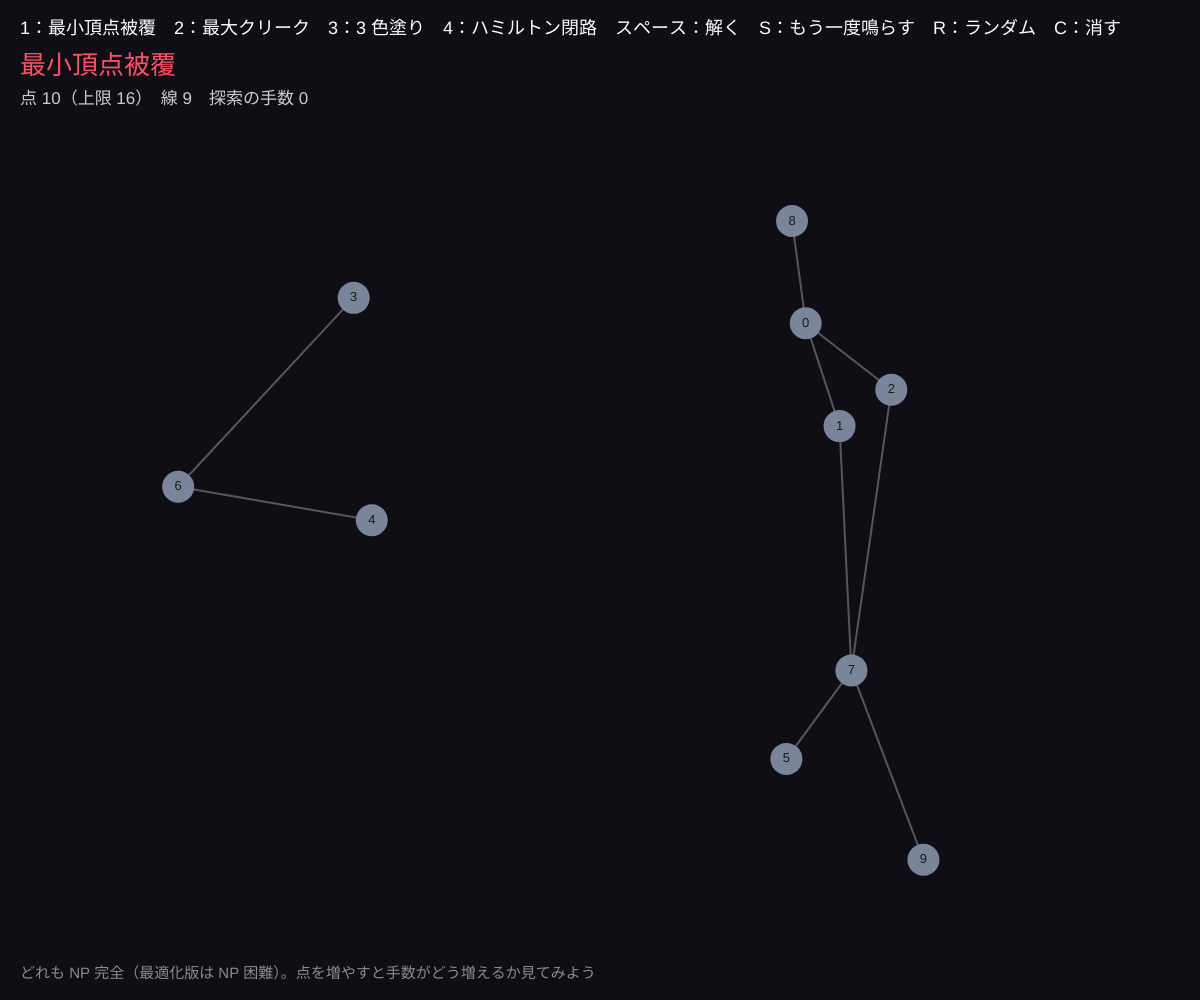
Frame 1 (no input)
Frame 60 (no input): identical to frame 1, image omitted
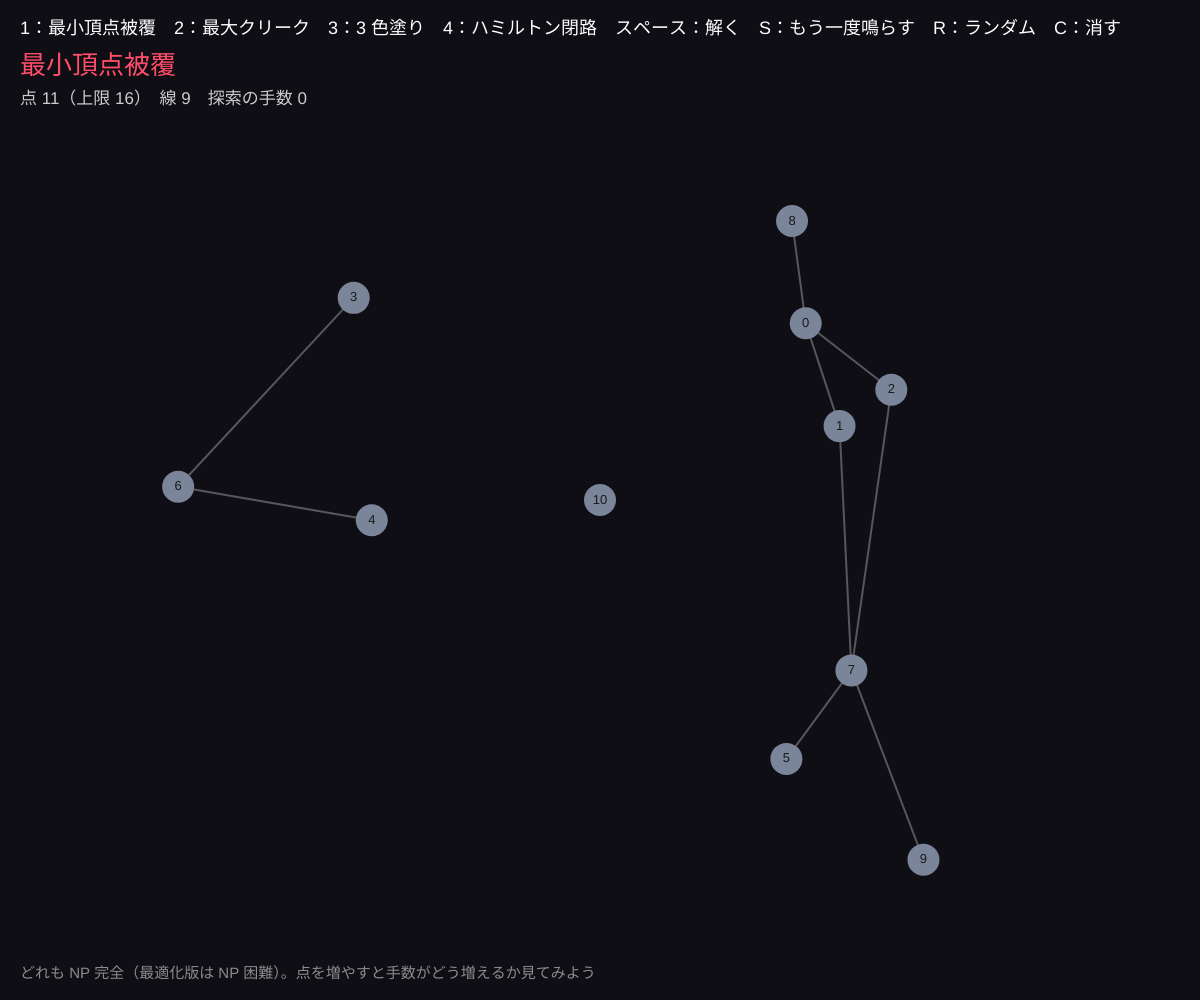
Frame 120 (the mouse pressed at the canvas centre since frame 60)

The p5.js sketch that drew these frames (run headless with seeded random() and noise() and a simulated clock; from frame 60 on, the mouse is pressed at the canvas centre):

// p5.js sketch
// ── sketch.js
// ============================================
// 13 NP 完全の遊び場（自由制作のベース）
// グラフを描いて、4 つの NP 完全問題をその場で解かせる。答えが見つかると、選ばれた点が順に音を奏でる
// 1：最小頂点被覆　2：最大クリーク　3：3 色塗り分け（グラフ彩色）　4：ハミルトン閉路
// 何もない所をクリック：点（クリックで音）/ 点から点へドラッグ：線 / スペース：解く / R：ランダム / C：消す / S：答えをもう一度鳴らす
// ★ 色・音階・問題を変えて、自分の「解ける絵」をつくろう
// ============================================

let nodes = [], edges = [];
let problem = 1;
let solver = null, answer = null, steps = 0, status = '';
let MAX_N = 16;                          // ★ 点の上限（大きいと解くのに時間がかかる）
let STEPS_PER_FRAME = 3000;              // ★ 1 フレームに進める探索の手数
let tones = [0, 2, 4, 7, 9, 12, 14, 16]; // ★ 音階
let palette = [350, 45, 190, 120];       // ★ 色相（3 色塗りの 3 色＋α）
let dragFrom = -1;

function setup() {
  createCanvas(windowWidth, windowHeight);
  colorMode(HSB, 360, 100, 100, 100);
  randomGraph();
}
function randomGraph() {
  nodes = []; edges = [];
  for (let i = 0; i < 10; i++) nodes.push({ x: random(120, width - 120), y: random(170, height - 90) });
  for (let i = 0; i < 10; i++) for (let j = i + 1; j < 10; j++)
    if (dist(nodes[i].x, nodes[i].y, nodes[j].x, nodes[j].y) < min(width, height) * 0.35 && random() < 0.55) edges.push([i, j]);
  clearAnswer();
}
function clearAnswer() { solver = null; answer = null; steps = 0; status = ''; }
function adj(a, b) { return edges.some(([p, q]) => (p === a && q === b) || (p === b && q === a)); }
function nb(v) { return edges.filter((e) => e.includes(v)).map(([p, q]) => (p === v ? q : p)); }

// ---------- 解く（ジェネレータで少しずつ）----------
function* subsetSearch(test, wantMin) { // 部分集合を小さい順（または大きい順）に
  let n = nodes.length;
  let order = [];
  for (let m = 0; m < 1 << n; m++) order.push(m);
  let pc = (m) => { let c = 0; while (m) { c += m & 1; m >>= 1; } return c; };
  order.sort((a, b) => (wantMin ? pc(a) - pc(b) : pc(b) - pc(a)));
  for (let m of order) { steps++; if (steps % 64 === 0) yield; let S = []; for (let i = 0; i < n; i++) if ((m >> i) & 1) S.push(i); if (test(S)) return S; }
  return null;
}
function* coloring() {
  let n = nodes.length, col = new Array(n).fill(-1);
  function* go(v) {
    if (v === n) return true;
    for (let c = 0; c < 3; c++) {
      steps++; if (steps % 32 === 0) yield;
      if (nb(v).every((u) => col[u] !== c)) { col[v] = c; if (yield* go(v + 1)) return true; col[v] = -1; }
    }
    return false;
  }
  return (yield* go(0)) ? col : null;
}
function* hamilton() {
  let n = nodes.length, path = [0], used = new Array(n).fill(false); used[0] = true;
  function* go() {
    steps++; if (steps % 32 === 0) yield;
    if (path.length === n) return adj(path[n - 1], 0);
    for (let u of nb(path[path.length - 1])) if (!used[u]) {
      used[u] = true; path.push(u);
      if (yield* go()) return true;
      used[u] = false; path.pop();
    }
    return false;
  }
  return n >= 3 && (yield* go()) ? path.slice() : null;
}
function startSolve() {
  clearAnswer();
  if (nodes.length === 0) return;
  if (problem === 1) solver = subsetSearch((S) => edges.every(([a, b]) => S.includes(a) || S.includes(b)), true);
  if (problem === 2) solver = subsetSearch((S) => S.every((a, i) => S.every((b, j) => j <= i || adj(a, b))), false);
  if (problem === 3) solver = coloring();
  if (problem === 4) solver = hamilton();
  status = '探索中…';
}

function draw() {
  background(240, 30, 8);
  if (solver) {
    let t0 = steps;
    while (steps - t0 < STEPS_PER_FRAME) {
      let r = solver.next();
      if (r.done) { answer = r.value; solver = null; status = answer ? '見つかった！' : '答えなし'; playAnswer(); break; }
    }
  }
  // 線
  for (let [a, b] of edges) {
    let hot = false;
    if (answer && problem === 2) hot = answer.includes(a) && answer.includes(b);
    if (answer && problem === 4) { let i = answer.indexOf(a), j = answer.indexOf(b); hot = abs(i - j) === 1 || abs(i - j) === answer.length - 1; }
    stroke(hot ? color(palette[1], 80, 100) : color(0, 0, 100, 30)); strokeWeight(hot ? 5 : 2);
    line(nodes[a].x, nodes[a].y, nodes[b].x, nodes[b].y);
  }
  if (dragFrom >= 0) { stroke(0, 0, 100); strokeWeight(2); line(nodes[dragFrom].x, nodes[dragFrom].y, mouseX, mouseY); }
  // 点
  nodes.forEach((p, i) => {
    let hue = 220, s = 20, on = false;
    if (answer && problem === 3) { hue = palette[answer[i]]; s = 75; on = true; }
    else if (answer && (problem === 1 || problem === 2) && answer.includes(i)) { hue = palette[problem === 1 ? 0 : 1]; s = 80; on = true; }
    else if (answer && problem === 4) { hue = palette[2]; s = 70; on = true; }
    let pulse = p.flash ? p.flash : 0;
    noStroke(); fill(hue, s, on ? 100 : 60);
    circle(p.x, p.y, 32 + pulse * 30);
    p.flash = max(0, pulse - 0.05);
    fill(0, 0, 10); textAlign(CENTER, CENTER); textSize(13);
    text(problem === 4 && answer ? answer.indexOf(i) + 1 : i, p.x, p.y);
  });

  noStroke(); textAlign(LEFT, BASELINE); fill(0, 0, 100); textSize(18);
  text('1：最小頂点被覆　2：最大クリーク　3：3 色塗り　4：ハミルトン閉路　スペース：解く　S：もう一度鳴らす　R：ランダム　C：消す', 20, 34);
  let names = ['', '最小頂点被覆', '最大クリーク', '3 色で塗り分け', 'ハミルトン閉路'];
  fill(palette[problem - 1], 70, 100); textSize(26);
  text(names[problem] + (status ? '　' + status : ''), 20, 74);
  fill(0, 0, 80); textSize(17);
  let extra = answer ? (problem <= 2 ? '　' + answer.length + ' 点' : '') : '';
  text('点 ' + nodes.length + '（上限 ' + MAX_N + '）　線 ' + edges.length + '　探索の手数 ' + steps.toLocaleString() + extra, 20, 104);
  fill(0, 0, 55); textSize(15);
  text('どれも NP 完全（最適化版は NP 困難）。点を増やすと手数がどう増えるか見てみよう', 20, height - 22);
}

function playAnswer() {
  startAudio();
  if (!audioCtx || !answer) { if (audioCtx && !answer) playNote(noteToFreq(40), 0.25, 0.6, 'sawtooth'); return; }
  let seq = problem === 3 ? answer.map((c, i) => i) : answer;
  seq.forEach((v, k) => {
    let p = nodes[v];
    let deg = floor(map(p.y, height, 0, 0, tones.length - 0.01, true));
    let midi = 57 + tones[deg] + (problem === 3 ? answer[v] * 4 : 0);
    let t = audioCtx.currentTime + k * 0.16;
    playNote(noteToFreq(midi), 0.25, 0.4, ['triangle', 'sine', 'triangle', 'sine'][problem - 1], t);
    setTimeout(() => (p.flash = 1), k * 160);
  });
}

function hit(x, y) { for (let i = 0; i < nodes.length; i++) if (dist(x, y, nodes[i].x, nodes[i].y) < 20) return i; return -1; }
function mousePressed() {
  startAudio();
  if (mouseY < 120) return;
  dragFrom = hit(mouseX, mouseY);
  if (dragFrom >= 0) { nodes[dragFrom].flash = 1; playNote(noteToFreq(57 + tones[floor(map(mouseY, height, 0, 0, tones.length - 0.01, true))]), 0.2, 0.3); }
  else if (nodes.length < MAX_N) { nodes.push({ x: mouseX, y: mouseY }); clearAnswer(); }
}
function mouseReleased() {
  if (dragFrom >= 0) {
    let to = hit(mouseX, mouseY);
    if (to >= 0 && to !== dragFrom && !adj(dragFrom, to)) { edges.push([dragFrom, to]); clearAnswer(); }
  }
  dragFrom = -1;
}
function keyPressed() {
  startAudio();
  if (key >= '1' && key <= '4') { problem = int(key); clearAnswer(); }
  if (key === ' ') startSolve();
  if (key === 's' || key === 'S') playAnswer();
  if (key === 'r' || key === 'R') randomGraph();
  if (key === 'c' || key === 'C') { nodes = []; edges = []; clearAnswer(); }
}
function windowResized() { resizeCanvas(windowWidth, windowHeight); }

// ---------- 自由制作のヒント ----------
// 1. 星座や顔を描いて、ハミルトン閉路で「一筆書きの曲」をつくる
// 2. 3 色塗りの色ごとに楽器（type）を変えて、3 パートの曲に
// 3. 問題を 1 つ足してみよう（例：最大独立集合 = 補グラフのクリーク、彩色を 4 色に）


// ==================================================
// ここから下は「音を鳴らすための道具」です
// ==================================================
let audioCtx, masterOut;
function startAudio() {
  if (!audioCtx) { audioCtx = new AudioContext(); masterOut = audioCtx.createDynamicsCompressor(); masterOut.connect(audioCtx.destination); }
  audioCtx.resume();
}
function playNote(freqHz, volume = 0.3, duration = 0.3, type = 'triangle', when) {
  if (!audioCtx) return;
  let t = when === undefined ? audioCtx.currentTime : when;
  let osc = audioCtx.createOscillator(), amp = audioCtx.createGain();
  osc.type = type; osc.frequency.value = freqHz;
  amp.gain.setValueAtTime(0.0001, t);
  amp.gain.exponentialRampToValueAtTime(volume, t + 0.01);
  amp.gain.exponentialRampToValueAtTime(0.0001, t + duration);
  osc.connect(amp); amp.connect(masterOut); osc.start(t); osc.stop(t + duration + 0.05);
}
function noteToFreq(midi) { return 440 * Math.pow(2, (midi - 69) / 12); }
